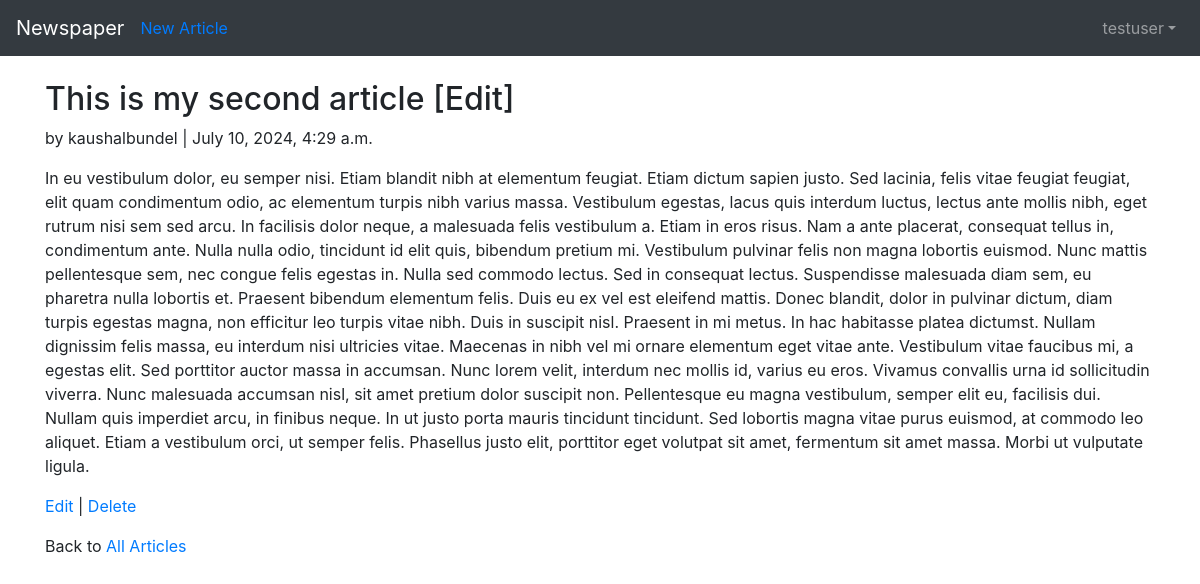
The app's page /articles/2/ (signed in) with its own data.
### users/models.py (models this page shows)
class CustomUser(AbstractUser):
    age = models.PositiveIntegerField(null=True, blank=True) #null indicates that the field can be null in the database while blank indicates that the field can be blank in the form

### articles/models.py (models this page shows, shortened)
class Article(models.Model):
    title = models.CharField(max_length=200)
    body = models.TextField()
    publish_date = models.DateTimeField(auto_now_add=True)
    update_date = models.DateTimeField(auto_now=True)
    author = models.ForeignKey(
        get_user_model(),
        on_delete=models.CASCADE,  # As the foriegn key, ie author is deleted this model also gets deleted
    )

### articles/views.py (the view)
# urls.py: path("<int:pk>/", ArticleDetailView.as_view(), name="article_detail"),
class ArticleDetailView(LoginRequiredMixin, DetailView):
    model = Article
    template_name = "article_detail.html"
    login_url = "login"

### templates/article_detail.html
{% extends "base.html" %}
{% block content %}
    <div class="article-entry">
        <h2>{{ object.title }}</h2>
        <p>by {{ object.author }} | {{ object.publish_date }}</p>
        <p>{{ object.body }}</p>
    </div>
    <p>
        <a href="{% url 'article_edit' article.pk %}">Edit</a> |
        <a href="{% url 'article_delete' article.pk %}">Delete</a>
    </p>
    <p>
        Back to <a href="{% url 'article_list' %}">All Articles</a>
    </p>
{% endblock content %}

### templates/base.html (shortened to what this page needs)
<!DOCTYPE html>
<html lang="en">
  <head>
    <link rel="stylesheet"
          href="https://cdn.jsdelivr.net/npm/bootstrap@4.0.0/dist/css/bootstrap.min.css"
 />
  </head>
  <body>
    <nav class="navbar navbar-expand-md navbar-dark bg-dark mb-4">
      <a class="navbar-brand" href="{% url 'home' %}">Newspaper</a>
      {% if user.is_authenticated %}
        <ul class="navbar-nav mr-auto">
          <li class="nav-item">
            <a href="{% url 'article_new' %}">New Article</a>
          </li>
        </ul>
      {% endif %}
      <div class="collapse navbar-collapse" id="navbarCollapse">
        {% if user.is_authenticated %}
          <ul class="navbar-nav ml-auto">
            <li class="nav-item">
              <a class="nav-link dropdown-toggle"
                 href="#"
                 id="userMenu"
                 data-toggle="dropdown"
                 aria-haspopup="true"
                 aria-expanded="false">{{ user.username }}</a>
            </li>
          </ul>
        {% else %}
          <form class="form-inline ml-auto">
            <a href="{% url 'login' %}" class="btn btn-outline-secondary">Log In</a>
            <a href="{% url 'signup' %}" class="btn btn-primary ml-2">Sign up</a>
          </form>
        {% endif %}
      </div>
    </nav>
    <div class="container">
      {% block content %}
      {% endblock content %}
    </div>
  </body>
</html>

### records on screen
CustomUser: username "testuser"
Article: title "This is my second article [Edit]", author "kaushalbundel", publish_date "July 10, 2024, 4:29 a.m.", body "In eu vestibulum dolor, eu semper nisi. Etiam blandit nibh at elementum feugiat. Etiam dictum sapien justo. Sed lacinia, felis vitae feugiat feugiat, elit quam condimentum odio, ac elementum turpis nibh varius massa. Vestibulum egestas, lacus quis interdum luctus, lectus ante mollis nibh, eget rutrum nisi sem sed arcu. In facilisis dolor neque, a malesuada felis vestibulum a. Etiam in eros risus. Nam a ante placerat, consequat tellus in, condimentum ante. Nulla nulla odio, tincidunt id elit quis, bibendum pretium mi. Vestibulum pulvinar felis non magna lobortis euismod. Nunc mattis pellentesque sem, nec congue felis egestas in. Nulla sed commodo lectus. Sed in consequat lectus. Suspendisse…"
